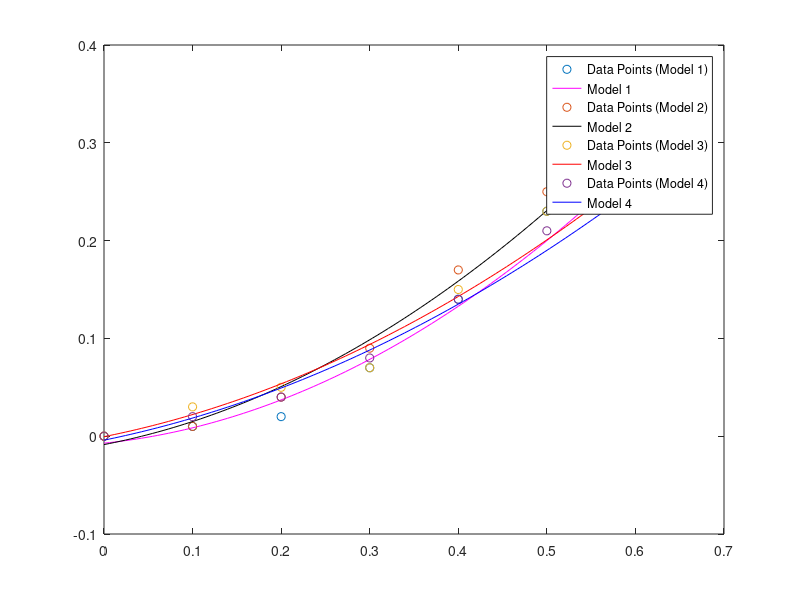

MATLAB code to generate this figure:
% Sample data points
P = [0, 0.01, 0.02, 0.07, 0.14, 0.23, 0.26];
B = [0,0.01,0.04,0.09,0.17,0.25,0.30];
R = [0,0.03,0.05,0.07,0.15,0.23,0.25];
Bl = [0,0.02,0.04,0.08,0.14,0.21,0.24];

% Sample data points
epsilon = [0, 0.1, 0.2, 0.3, 0.4, 0.5, 0.6];

% Fit a second-degree polynomial (adjust the degree as needed)
p = polyfit(epsilon, P, 2);
b = polyfit(epsilon, B, 2);
r = polyfit(epsilon, R, 2);
bl = polyfit(epsilon, Bl, 2);

% Generate x-values for missing points or extrapolation (replace with desired range)
new_epsilon = linspace(min(epsilon), max(epsilon), 100);

% Use the fitted polynomial to estimate epsilon for new x-values
new_P = polyval(p, new_epsilon);
new_B = polyval(b, new_epsilon);
new_R = polyval(r, new_epsilon);
new_Bl = polyval(bl, new_epsilon);

% Plot original data and fitted curves
plot(epsilon, P, 'o', new_epsilon, new_P, 'm-', ...
     epsilon, B, 'o', new_epsilon, new_B, 'k-', ...
     epsilon, R, 'o', new_epsilon, new_R, 'r-', ...
     epsilon, Bl, 'o', new_epsilon, new_Bl, 'b-')

% Set legends
legend('Data Points (Model 1)', 'Model 1', ...
       'Data Points (Model 2)', 'Model 2', ...
       'Data Points (Model 3)', 'Model 3', ...
       'Data Points (Model 4)', 'Model 4')
